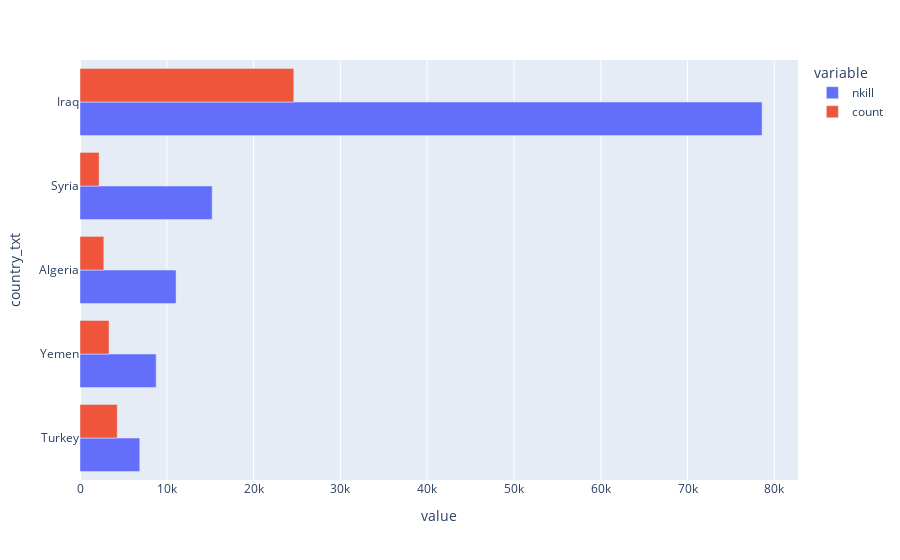

Write notebook code for a chart like this one.
### Code cell
fig = px.bar(df_hor_bar, x=[value_one, value_two], y='country_txt', orientation='h', barmode='group')
fig.show()

### Figure 1 — Plotly figure (JSON) as saved in the notebook; plotly's stock layout.template omitted (floating-point values rounded to 4 significant figures)
{"data": [{"alignmentgroup": "True", "hovertemplate": "variable=nkill<br>value=%{x}<br>country_txt=%{y}<extra></extra>", "legendgroup": "nkill", "marker": {"color": "#636efa", "pattern": {"shape": ""}}, "name": "nkill", "offsetgroup": "nkill", "orientation": "h", "showlegend": true, "textposition": "auto", "type": "bar", "x": [6888, 8776, 11066, 15229, 78589], "xaxis": "x", "y": ["Turkey", "Yemen", "Algeria", "Syria", "Iraq"], "yaxis": "y"}, {"alignmentgroup": "True", "hovertemplate": "variable=count<br>value=%{x}<br>country_txt=%{y}<extra></extra>", "legendgroup": "count", "marker": {"color": "#EF553B", "pattern": {"shape": ""}}, "name": "count", "offsetgroup": "count", "orientation": "h", "showlegend": true, "textposition": "auto", "type": "bar", "x": [4292, 3347, 2743, 2201, 24636], "xaxis": "x", "y": ["Turkey", "Yemen", "Algeria", "Syria", "Iraq"], "yaxis": "y"}], "layout": {"barmode": "group", "legend": {"title": {"text": "variable"}, "tracegroupgap": 0}, "margin": {"t": 60}, "xaxis": {"anchor": "y", "domain": [0, 1], "title": {"text": "value"}}, "yaxis": {"anchor": "x", "domain": [0, 1], "title": {"text": "country_txt"}}}}
